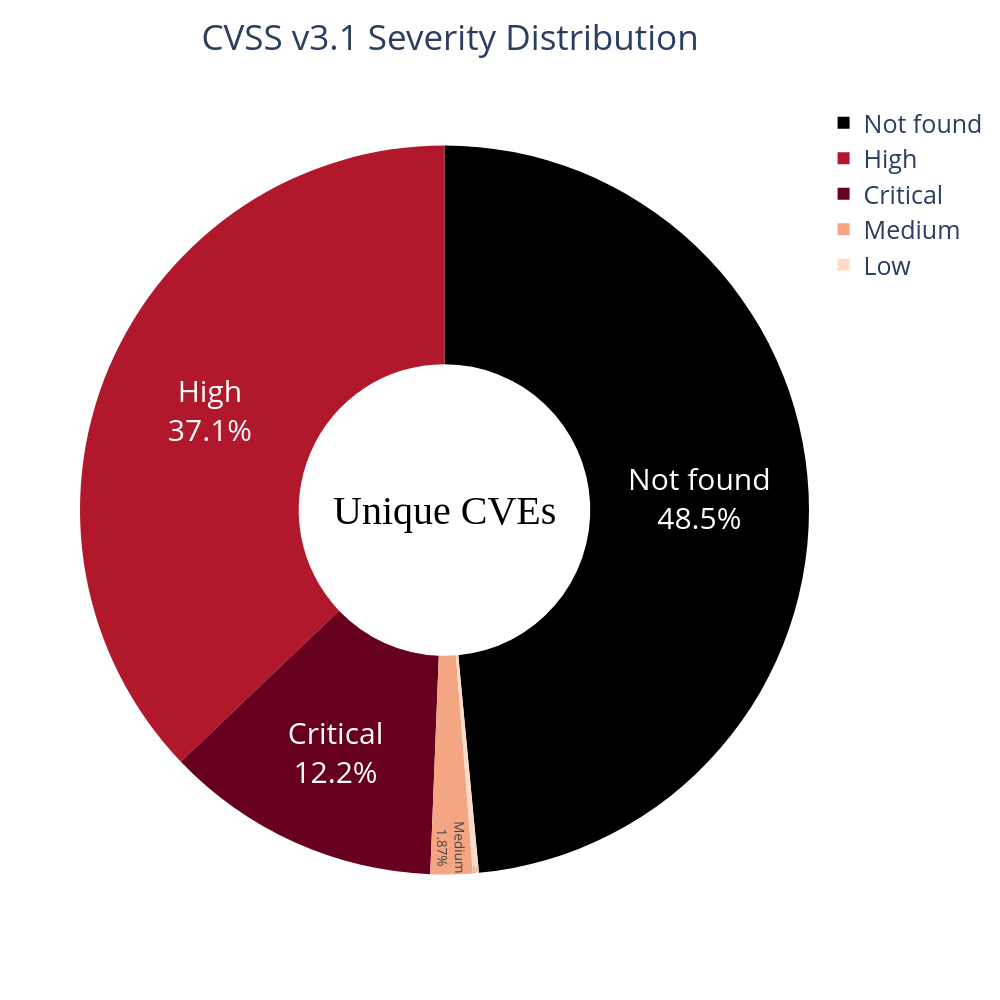

The code cell stored with this chart in its notebook:
### Markdown cell above
#### All

### Code cell
counter_dict_v2 = dict(collections.Counter(cvss_severity_v3_all))

df_v2 = pd.DataFrame({"class": [ str(a) for a in list(counter_dict_v2.keys())], "quantity": list(counter_dict_v2.values())})
df_v2["class"] = df_v2["class"].map(severity_map)

fig = px.pie(
    df_v2,
    names="class",
    values="quantity",
    color="class",
    hole = 0.4,
    color_discrete_map= {'Not found': 'black',
                         'Critical': 'rgb(103,0,31)',
                         'High': 'rgb(178,24,43)',
                         'Medium': 'rgb(244,165,130)',
                         'Low': 'rgb(253,219,199)',
                        },
#     color_discrete_sequence=px.colors.sequential.RdBu,
    title=f'CVSS v3.1 Severity Distribution'
)

fig.update_layout({'title':{'x':0.45}},
                   autosize=True,
                   width=1000,
                   height=1000,
                   font=dict(
#                         family="Courier New, monospace",
                        size=25,
#                         color="RebeccaPurple"
                   )
                 )

fig.update_traces(hoverinfo='label+percent+text',
                  textfont_size=30,
                   textinfo='label+percent+text')

fig.update_traces(textposition='inside')

fig.add_annotation(x= 0.5, y = 0.5,
                    text = f'Unique {cfg.TOPIC_SEARCH.upper()}s',
                    font = dict(size=40,family='Verdana', color='black'),
                    showarrow = False)

# fig.write_image(f"{IMG_PATH}/unique_CVSS_V2.png")
# fig.write_html(f"{IMG_PATH}/unique_CVSS_V2.html", auto_open=False)

### Figure 1 — Plotly figure (JSON) as saved in the notebook; plotly's stock layout.template omitted (floating-point values rounded to 4 significant figures)
{"data": [{"customdata": [["Not found"], ["Medium"], ["High"], ["Critical"], ["Low"]], "domain": {"x": [0, 1], "y": [0, 1]}, "hole": 0.4, "hoverinfo": "label+percent+text", "hovertemplate": "class=%{customdata[0]}<br>quantity=%{value}<extra></extra>", "labels": ["Not found", "Medium", "High", "Critical", "Low"], "legendgroup": "", "marker": {"colors": ["black", "rgb(244,165,130)", "rgb(178,24,43)", "rgb(103,0,31)", "rgb(253,219,199)"]}, "name": "", "showlegend": true, "textfont": {"size": 30}, "textinfo": "label+percent+text", "textposition": "inside", "type": "pie", "values": [11116, 428, 8511, 2807, 60]}], "layout": {"annotations": [{"font": {"color": "black", "family": "Verdana", "size": 40}, "showarrow": false, "text": "Unique CVEs", "x": 0.5, "y": 0.5}], "autosize": true, "font": {"size": 25}, "height": 1000, "legend": {"tracegroupgap": 0}, "title": {"text": "CVSS v3.1 Severity Distribution", "x": 0.45}, "width": 1000}}
